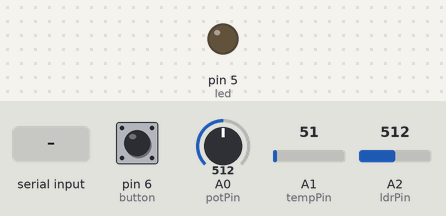
Bench run of a sketch on a simulated Arduino Uno, built with avr-gcc and run on an emulated ATmega328P. Parts: output pins drawn as LEDs (lit = HIGH). Inputs (shaded band) come from the test bench; at power-on: pin 6 (button) LOW, A0 (potPin) = 512, A1 (tempPin) = 51, A2 (ldrPin) = 512.

Above: at 1.2 s.
1.3 s: "o" received over the second serial link
At 2.2 s:
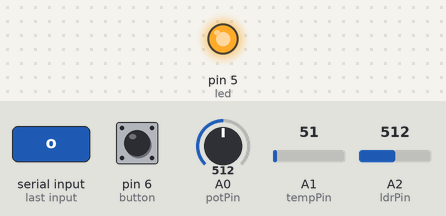
2.8 s: "f" received over the second serial link
At 4.0 s:
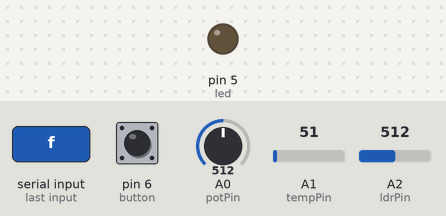
Timing chart, 0 to 5.8 s (numbered marks = the images above; inputs shaded):
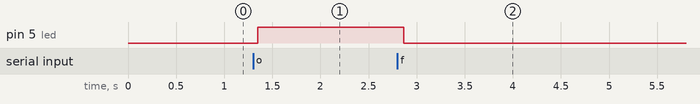

Measured:
- after the input at 1.3 s, pin 5 (led): LOW → HIGH after 0.05 s
- after the input at 2.8 s, pin 5 (led): HIGH → LOW after 0.07 s

The sketch:

Arduino-BluetoothMC.ino
```cpp
//call the library and define the rx and tx pins for send and receive
#include <SoftwareSerial.h>
SoftwareSerial bluetooth(10,11);  //RX,TX

//char used to read the input
char data=0;

//put a led in pin 5 in arduino
int led = 5;

//pot setup and value
int potPin=A0;
int potValue=0;


//temp setup and value
int tempPin=A1;
float readValue , realValue;
int finalValue;

//ldr setup and value
int ldrPin=A2;
int ldrValue;

//button setup
int button =6;
int button_state=0;

void setup() {

//intainalize the Serial and the bluetooth with 9600 boot rat
bluetooth.begin(9600);

//define the input and the output for the arduio
pinMode(led,OUTPUT);
pinMode(potPin,INPUT);
pinMode(tempPin,INPUT);
pinMode(ldrPin,INPUT);
pinMode(button,INPUT);

}

void loop() {

//read the value from the pot
potValue =analogRead(potPin);

//read the value from the temp
readValue=analogRead(tempPin);
realValue = readValue*5 /1023;
finalValue = realValue*100;

//read value from LDR
ldrValue=analogRead(ldrPin);

button_state=digitalRead(button);

sendAndroidValues();

    if(bluetooth.available()){
      data = bluetooth.read();
      if(data == 'o'){
        digitalWrite(led,HIGH);
        }
        else if(data == 'f'){
          digitalWrite(led,LOW);
          }
      }
}


//send the value from the sensor over serial to BT module
void sendAndroidValues()
{
  //put # before the value so that the app know that new data send
  bluetooth.print('#');

  bluetooth.print(finalValue);
  bluetooth.print('+');

  bluetooth.print(ldrValue);
  bluetooth.print('+');

 //put the sensors value
  bluetooth.print(potValue);
  bluetooth.print('+');

  //put the button state
  bluetooth.print(button_state);
  bluetooth.print('+');


  //used to end the transimssion
  bluetooth.print('~');
  bluetooth.println();
  //add delay to eliminate missed data
  delay(150);
  }
```
